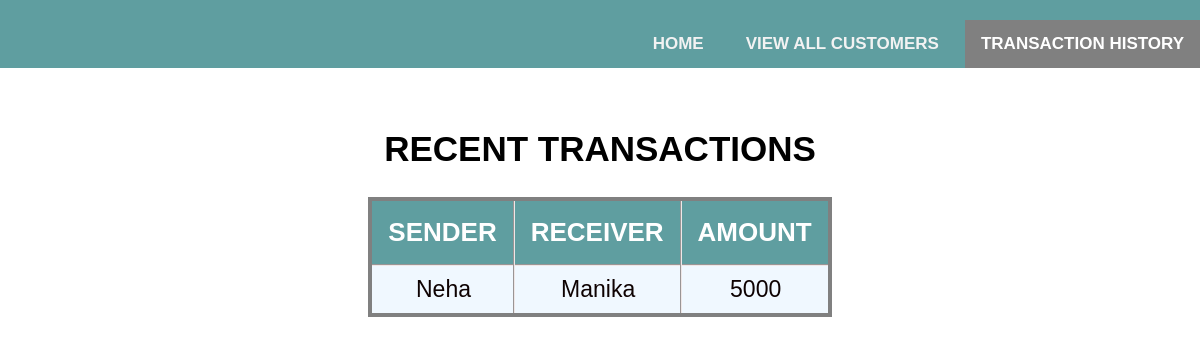
/transaction_history.php, run on the app's committed database.
### tables this page shows
CREATE TABLE `transfer` (
  `SENDER` varchar(20) NOT NULL,
  `RECEIVER` varchar(20) NOT NULL,
  `BALANCE` int(20) NOT NULL
);

### transaction_history.php (the view, shortened to what this page needs)
<?php
$con=mysqli_connect('localhost','root','','internet banking system');
$q="select * from transfer";
$result=mysqli_query($con,$q);
?>
<!DOCTYPE html>
<html>
	<head>
		<link rel="stylesheet" href="https://cdnjs.cloudflare.com/ajax/libs/font-awesome/4.7.0/css/font-awesome.min.css">
		<link rel="stylesheet" href="css/transaction_history.css">
	    <link rel="stylesheet" href="css/header.css" >
		<link rel="stylesheet" href="css/style.css">
</head>
<body>
	<header>
 <div class="topnav">
        <a class="active" href="transaction_history.php">Transaction History</a>
        <a href="customer_details.php">View All Customers</a>
        <a href="index.php">Home</a>
</div>
		</header>
		<br>
		<br>
		<br>
	<br>
		<h2 style="color:black;text-shadow: 2px 2px white;"><?php echo "RECENT TRANSACTIONS"?></h2>
		<br>
		<table>
			<tr bgcolor="cadetblue">
				<th>SENDER</th>
				<th>RECEIVER</th>
				<th>AMOUNT</th>
			</tr>
			<tr>
			<?php while($row = $result->fetch_assoc()) { ?>
			<tr bgcolor="white">
				<td><?php echo $row["SENDER"]; ?></td>
				<td><?php echo $row["RECEIVER"]; ?></td>
				<td><?php echo $row["BALANCE"]; ?></td>
			</tr>
			<?php } ?>
		</table>
		<br>
		<br>
</body>
</html>

### css/transaction_history.css (style rules this page uses)
table { text-align: center; margin-left: auto; margin-right: auto; border: 4px solid gray; border-collapse: collapse; background: rgb(233, 218, 218); }
th { color: #fff; font-size: 26px; padding: 16px; }
td { font-size: 23px; color: rgb(14, 2, 2); padding: 10px 20px 10px 22px; background-color: aliceblue; }
tr { transition: 0.3s, box-shadow 0.3s; }
th, td { border-collapse: collapse; border: 2px groove rgb(238, 231, 231); }
h2 { padding: 20px; font-size: 35px; color: #805a46; text-shadow: 1px 1px; text-align: center; }

### css/header.css (style rules this page uses)
.topnav { background-color: cadetblue; overflow: hidden; position: absolute; top: 0px; left: 0px; right: 0px; }
.topnav a { float: right; color: #f2f2f2; text-align: center; padding: 14px 16px; text-decoration: none; font-size: 17px; font-weight: bold; }
.topnav a.active { background-color: grey; color: white; }

### css/style.css (style rules this page uses)
body { background: url("1.jpg") no-repeat center center/cover; font-family: Arial, Helvetica, sans-serif; }
tr { text-align: center; }
h2 { text-align: center; margin-bottom: -10px; }
a { font-size: 1.5rem; padding: 1rem 1rem; color: #f4f4f4; margin-left: 10px; margin-top: 20px; text-transform: uppercase; }

### transaction_history.php (style rules this page uses)
body { background-image: url("https://media.istockphoto.com/photos/blank-warm-white-plain-background-picture-id1059059678?k=6&m=1059059678&s=612x612&w=0&h=AzFHa_kaPH9SPtgZrUWiJsv7P3WyyXrSH0C_PBnUZ2c=") ; }

### data on the page
transfer: SENDER "Neha", RECEIVER "Manika", BALANCE "5000"
